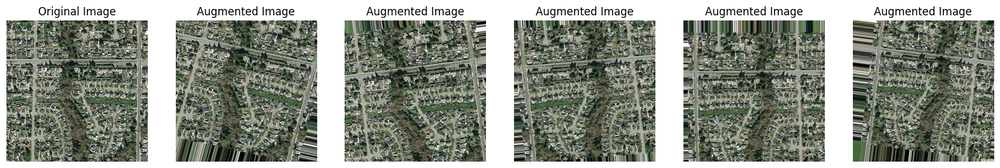
#> input picture Saved_Images/Augmented_Images.png, 1000 x 168 px, shrunk from 1570 x 263 before the run; its folder holds only this picture in this run
$ python -i data_viz_functions.py   (imports and definitions only)   (older library calls are emulated)
#> lines starting #> are read from the running program, lines starting #| are printed output that depends on the picture
#> further down, picture is the input picture: shape (168, 1000, 3); mean B, G, R 137.7, 148.2, 143.2
import matplotlib.pyplot as plt
import seaborn as sns
import random
import cv2
import os
import pandas as pd
import numpy as np
from tensorflow.keras.preprocessing.image import ImageDataGenerator


# Plot randomized images for each folder and for each label
# [135 lines left out: functions plot_sample_images, plot_class_distribution, compute_brightness_contrast, compute_edge_density, compute_sharpness, load_random_image and 3 more, not called in this run]

# Plot random image with Canny's filter
def plot_canny_edges(image):
    # Convert image to grayscale
    gray = cv2.cvtColor(image, cv2.COLOR_BGR2GRAY)
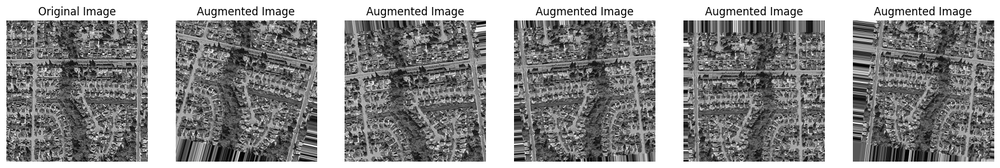
#> gray: shape (168, 1000); min 0, max 255, mean 145.5

    # Apply Gaussian blur to reduce noise
    blurred = cv2.GaussianBlur(gray, (5, 5), 0)
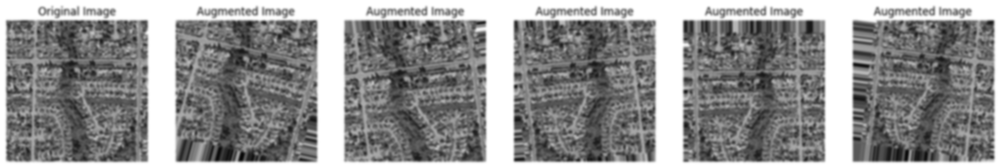
#> blurred: shape (168, 1000); min 7, max 255, mean 145.5

    # Detect edges using Canny
    edges = cv2.Canny(blurred, threshold1=30, threshold2=100)
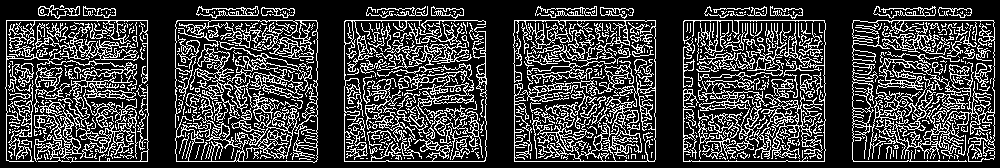
#> edges: shape (168, 1000); 24.8% white in thin lines or dots

    # Plot the original image and edges
    plt.figure(figsize=(12, 6))
    plt.subplot(1, 2, 1)
    plt.imshow(cv2.cvtColor(image, cv2.COLOR_BGR2RGB))
    plt.title('Original Image')
    plt.axis('off')

    plt.subplot(1, 2, 2)
    plt.imshow(edges, cmap='gray')
    plt.title('Canny Edges')
    plt.axis('off')

    plt.tight_layout()
    plt.show()
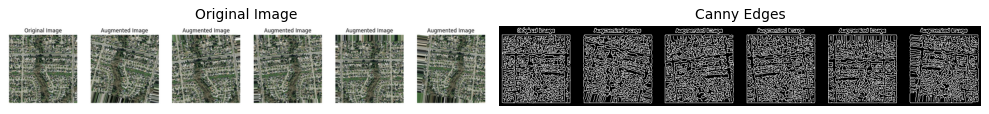
#> figure drawn by matplotlib, 2 panels

>>> import cv2
>>> picture = cv2.imread('../Saved_Images/Augmented_Images.png')
>>> result = plot_canny_edges(picture)

$ run again, on Saved_Images/html_map.png
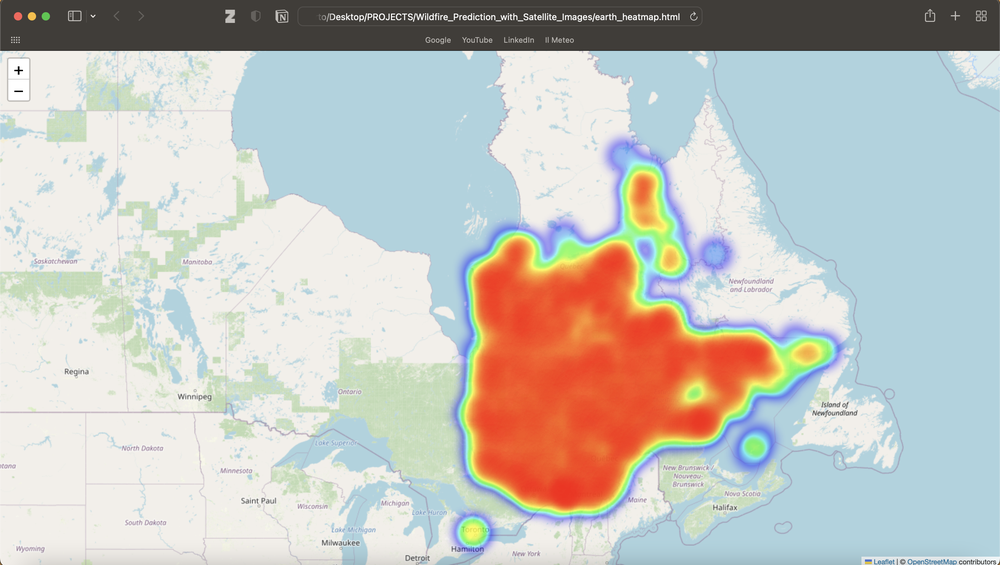
#> input picture Saved_Images/html_map.png, 1000 x 565 px, shrunk from 2880 x 1627 before the run
#> picture is the input picture: shape (565, 1000, 3); mean B, G, R 190.8, 195.9, 195.7
#> in plot_canny_edges, `edges = cv2.Canny(blurred, threshold1=30, threshold2=100)`:
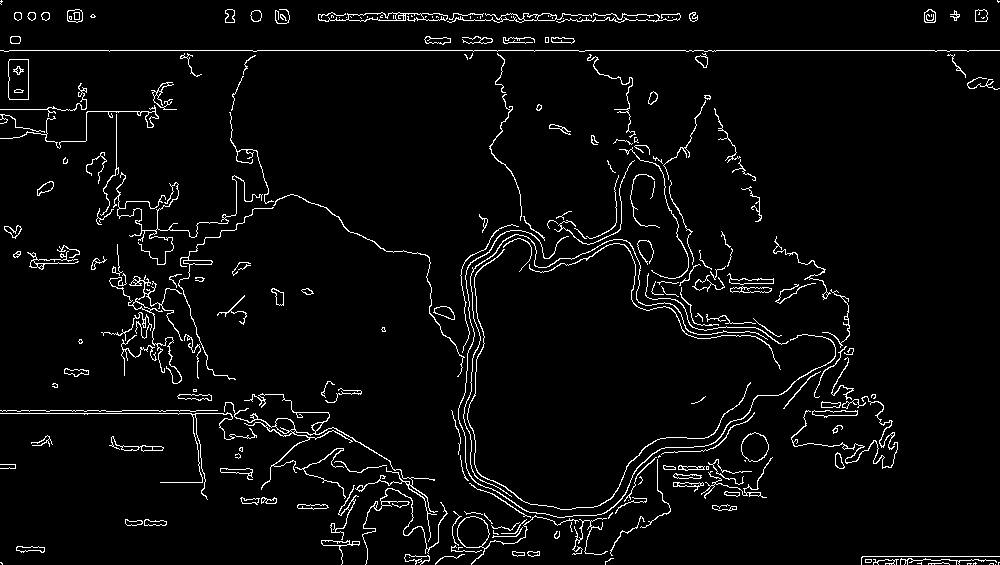
#> edges: shape (565, 1000); 4% white in thin lines or dots
#> in plot_canny_edges, `plt.show()`:
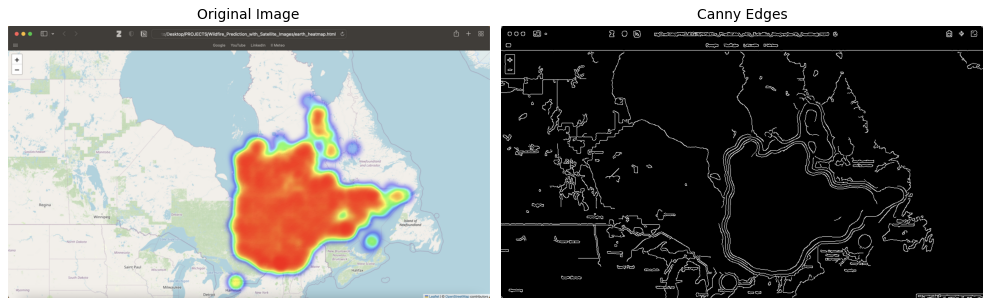
#> figure drawn by matplotlib, 2 panels
